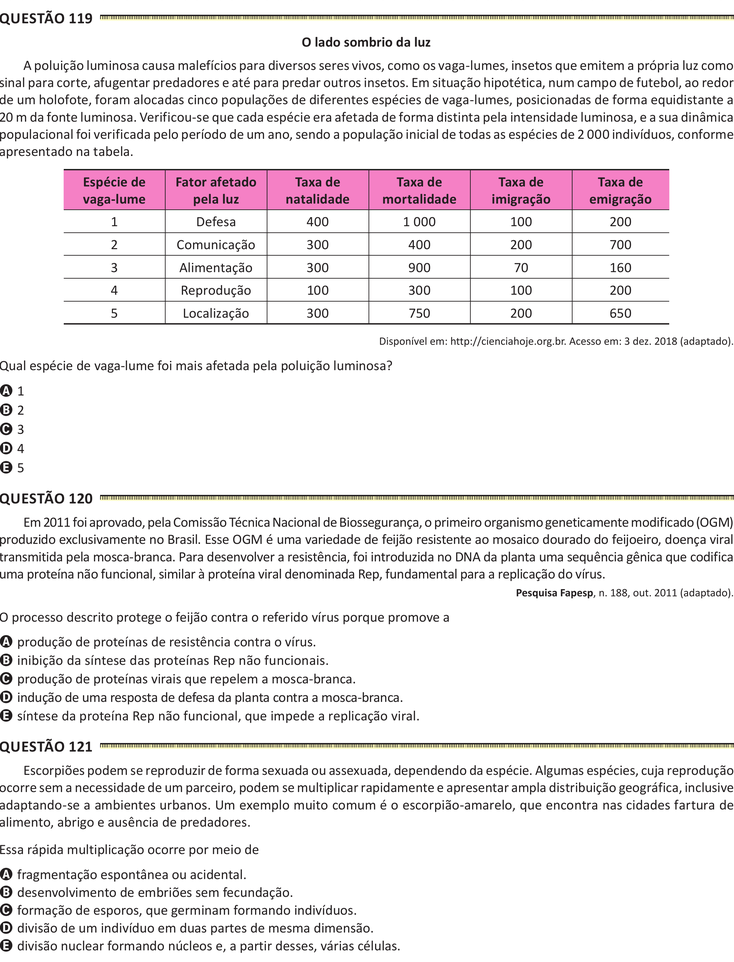
#> input picture 6Passo-ConcatenarVerticalmente/inteiras/pagina_enem_10.png, 734 x 962 px, shrunk from 2141 x 2807 before the run; its folder holds 4 pictures in this run
$ python concatenar-inteiras.py
#> lines starting #> are read from the running program, lines starting #| are printed output that depends on the picture
from PIL import Image
import os
import re

pasta_imagens = "inteiras"
pasta_saida = "."
os.makedirs(pasta_saida, exist_ok=True)

# Função para extrair o número da página e ordenar corretamente
def get_sort_key(nome_arquivo):
    # MODIFICAÇÃO: Tenta extrair o número da página, se não encontrar, usa o nome do arquivo como está
    match = re.search(r'pagina_enem_(\d+)_', nome_arquivo)
    if match:
        numero = int(match.group(1))
        return (numero, 0)
    else:
        # Se não encontrar o padrão, usa o nome completo como chave
        return (nome_arquivo, 0)

# Pegar e ordenar as imagens corretamente
arquivos = [f for f in os.listdir(pasta_imagens) if f.endswith('.png')]
arquivos.sort(key=get_sort_key)

# Abrir todas as imagens na ordem correta
imagens = []
for arquivo in arquivos:
    caminho = os.path.join(pasta_imagens, arquivo)
    imagens.append(Image.open(caminho))
    print(f"Adicionando: {arquivo}")  # Para verificar a ordem

# Encontrar a largura máxima
largura_max = max(img.width for img in imagens)

# Concatenar verticalmente
altura_total = sum(img.height for img in imagens)
imagem_final = Image.new('RGB', (largura_max, altura_total))
#> imagem_final: PIL image 734x3848 RGB; every value is 0

y = 0
for img in imagens:
    imagem_final.paste(img, (0, y))
    y += img.height
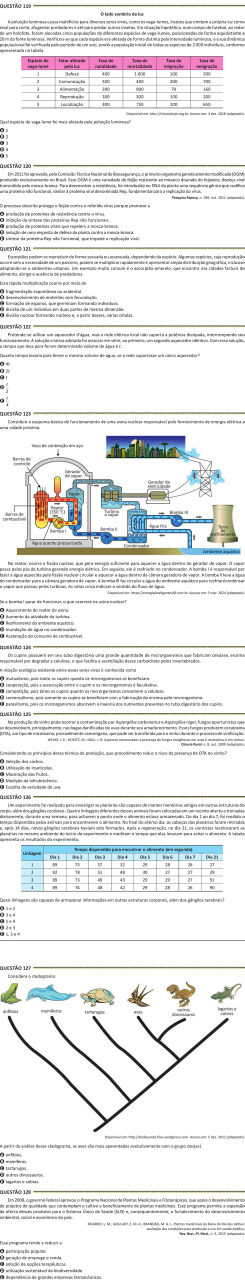
#> imagem_final: PIL image 734x3848 RGB (shown at 1/3 size); mean R, G, B 234.8, 234.8, 235

# Salvar
imagem_final.save(os.path.join(pasta_saida, 'inteiras_concatenadas_verticalmente.png'))
print("Imagens concatenadas na ordem correta!")
print(f"Ordem dos arquivos: {arquivos}")
